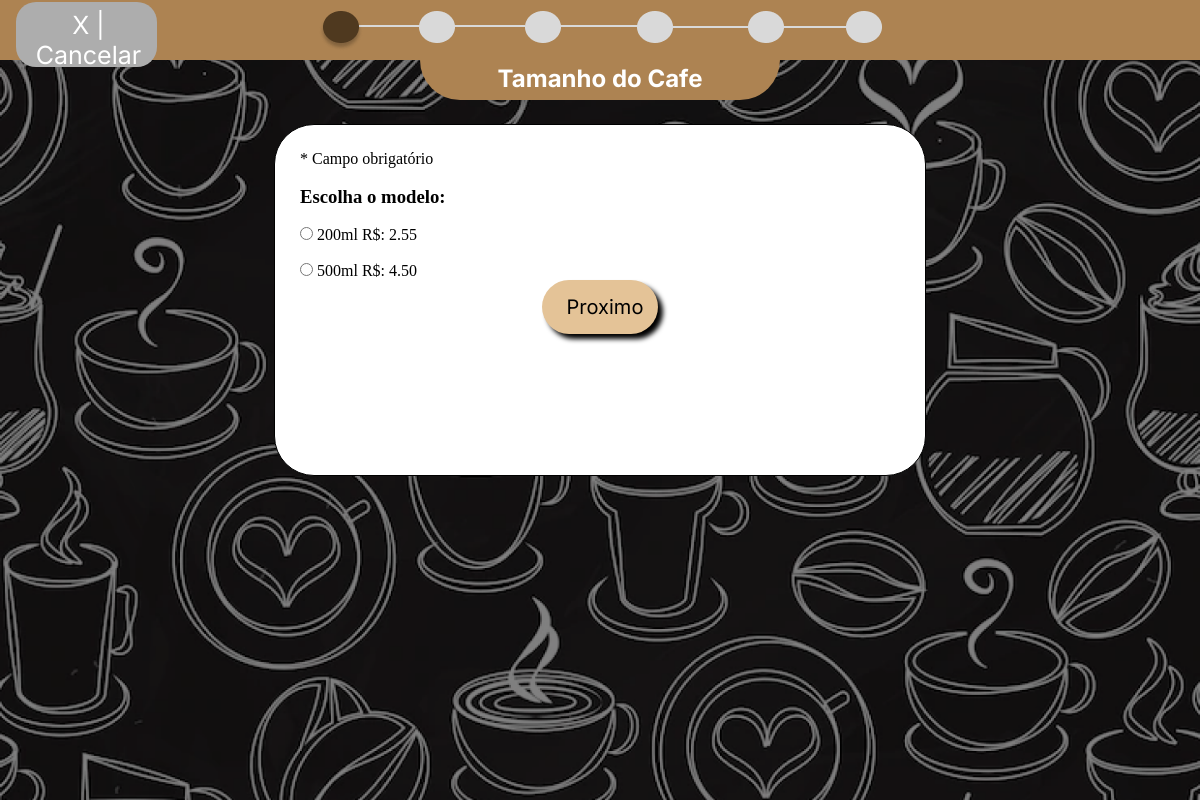
Screenshot of /pedir/tamanhoCafe.php (signed in) with the database file from the repository.
### tables this page shows
CREATE TABLE `tamanhos` (
  `id` int(5) NOT NULL,
  `unidade` varchar(10) NOT NULL,
  `preco` varchar(10) NOT NULL
);

### classes/LaCafezito.php (called while the page is built, shortened)
<?php
    class LaCafezito{
        public function procurarTamanho(){
            global $pdo;
            $sql= $pdo->prepare("SELECT * FROM tamanhos");
            $sql-> execute();
            if($sql->rowCount()>0){
                $dados = $sql->fetchAll();
                return $dados;
            } else {
                return [];
            }
        }
    }
?>

### pedir/tamanhoCafe.php (the view, shortened to what this page needs)
<?php
    require_once '../classes/laCafezito.php';
    $u = new laCafezito();
?>
<!DOCTYPE html>
<html lang="pt-br">
<head>
    <link rel="stylesheet" href="../styles/pedir.css">
</head>
<body>
<div id="background">
    <div id="navegador">
        <a href="../home.php" id="cancelar"><p>X | Cancelar</p></a>
        <img src="../imagens/navegador.png" id="imgNavegador">
    </div>
        <div id="etapa">
            <h2>Tamanho do Cafe</h2>
        </div>
        <div id="campo">
            <form method="post">
            <p>* Campo obrigatório</p>
            <br>
            <h3>Escolha o modelo: </h3>
                <?php
                    $u->conectar("cafe", "localhost", "root", "");
                    $tamanho = $u->procurarTamanho();
                    for($i=0; $i<count($tamanho); $i++){
                        $nome = $tamanho[$i]["unidade"];
                        $preco = $tamanho[$i]["preco"];
                        $id = $tamanho[$i]["id"];
                        echo "
                        <br>
                        <input type='radio' name='tamanho' value='$id' id='$id'>
                        <label for='$id'>$nome</label>
                        <label for='$id'>R$: $preco</label>
                        <br>";
                    }
                ?>
                <input type="submit" value="Proximo" name="proximo" class="btnProximo">
                </form>
        </div>
    </div>
</body>
</html>

### styles/pedir.css (style rules this page uses)
* { padding: 0px; margin: 0px; }
#navegador { display: grid; grid-template-columns: 1fr 1fr 1fr; background-color: #ad8352; height: 60px; }
#imgNavegador { display: block; grid-column-start: 2; grid-column-end: 3; padding-top: 2%; }
#cancelar { grid-column-start: 1; grid-column-end: 1; margin-top: 2px; margin-left: 5%; text-decoration: none; color: white; font-size: 25px; font-family: 'Inter', sans-serif; background-color: rgb(173, 173, 173); height: 63%; width: 38%; padding: 8px; border-radius: 20px; padding-left: 12px; text-align: center; padding-top: 8px; }
#etapa { background-color: #ad8352; margin-left: 35%; margin-right: 35%; height: 40px; border-top: none; border-bottom-right-radius: 50px; border-bottom-left-radius: 50px; color: white; }
#background { background-image: url('../imagens/backgroundMontar.png'); background-size: 100% 100%; display: block; height:auto; width:auto; background-repeat: no-repeat; min-width: 100vh; min-height: 100vh; }
#background img { width: auto; height: auto; }
h2 { padding-top: 1%; text-align: center; font-family: 'Inter', sans-serif; }
#campo { padding-bottom: 2%; }
form { padding: 25px; background-color: white; margin-top: 2%; margin-left: auto; margin-right: auto; width: 6em; width: 600px; border: 1px solid black; border-radius: 40px; height:auto; overflow:hidden; min-height: 300px; }
.btnProximo { background-color: #E4C397; color: black; font-size: 20px; border: none; border-radius: 50px; box-shadow: 5px 5px 5px black; padding: 15px; padding-left: 25px; display: block; margin-left: auto; margin-right: auto; font-family: 'Inter', sans-serif; }

### rows the page displays
tamanhos: unidade "200ml", preco "2.55"
tamanhos: unidade "500ml", preco "4.50"
